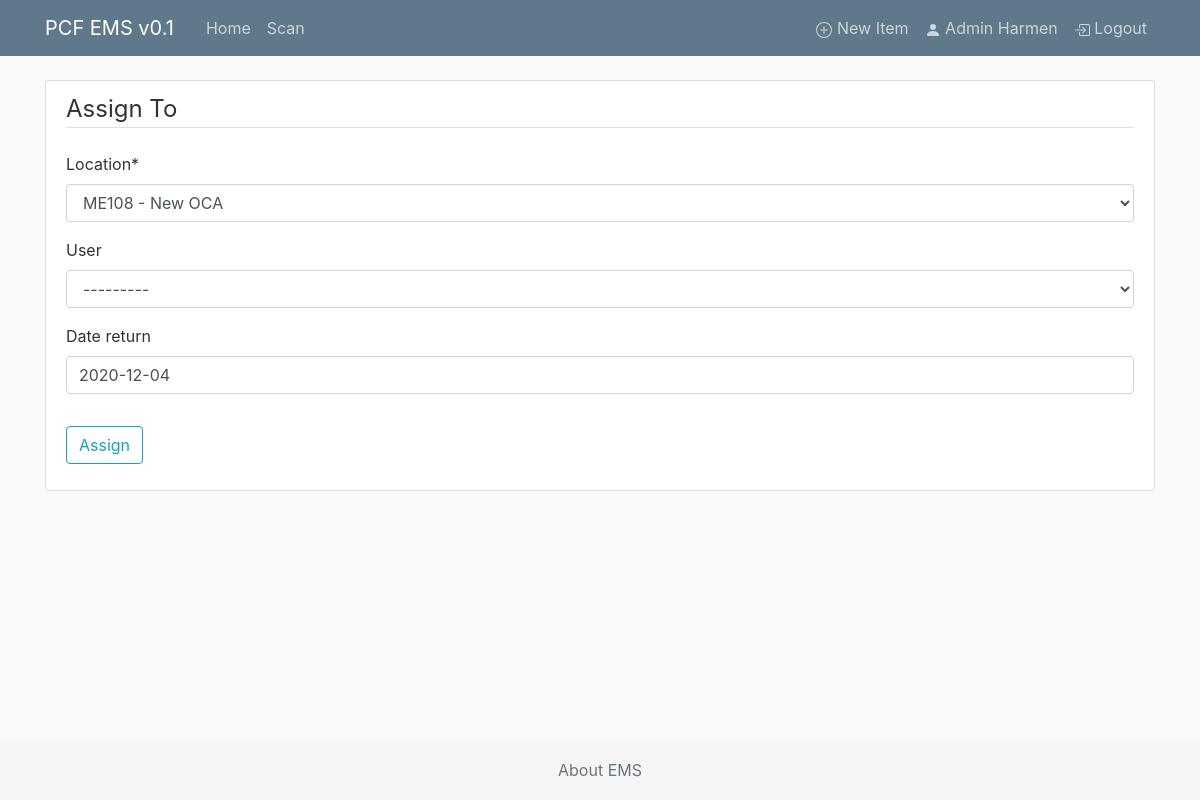
/item/1/assign/new (signed in), run on an earlier commit of the app's database.
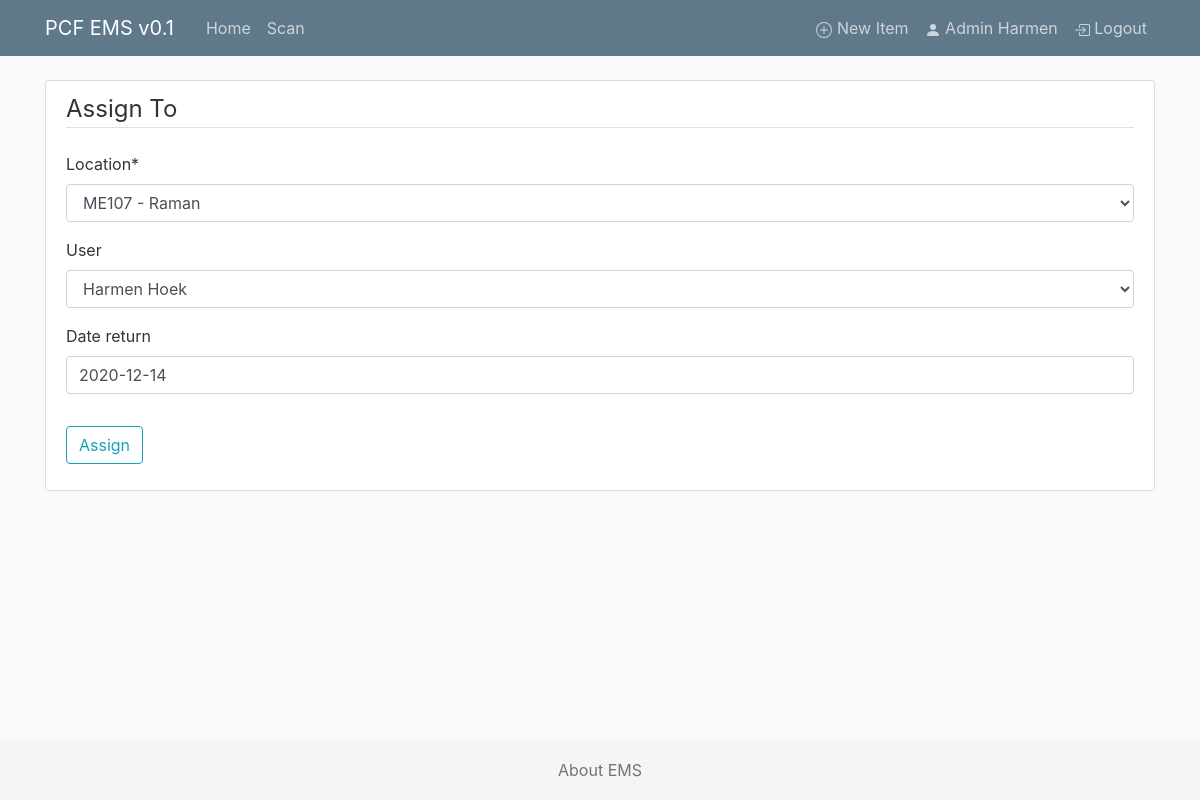
And on a later commit of the database.
### ems/models.py (models this page shows, shortened)
class Item(models.Model):  # inherit from models, all fields below
    qrid = models.SlugField(max_length=10, null=True, blank=True)
    brand = models.CharField(max_length=100)
    model = models.CharField(max_length=100)
    serial = models.CharField(max_length=100, null=True, blank=True)
    category = models.ForeignKey(Category, on_delete=models.SET_DEFAULT, default='uncategorized')  # TODO make selectbox
    description = models.TextField()  # longer than CharField, unrestricted text.
    purchased_by = models.ForeignKey(User, on_delete=models.SET_NULL, null=True, blank=True, related_name="purchaseduser", limit_choices_to={'is_superuser': False})  # TODO make selectbox of users
    purchased_on = models.DateField(default="", null=True, blank=True)  # TODO not now
    purchased_price = models.DecimalField(decimal_places=2, max_digits=10, null=True, blank=True)
    warranty = models.BooleanField(default=False)
    warranty_expiration = models.DateField(null=True, blank=True)
    next_service_date = models.DateField(null=True, blank=True)
    storage_location = models.ForeignKey(Cabinet, on_delete=models.SET_NULL, default="", null=True, blank=True)  # TODO make different model for storage locations
    added_by = models.ForeignKey(User, on_delete=models.SET_NULL, null=True,
                                 related_name="addeduser", limit_choices_to={'is_superuser': False})  # related_name is needed since the reverse releationship (user->item, which we don't need at at all) needs a unique name. TODO make selectbox of users
    updated_by = models.ForeignKey(User, on_delete=models.SET_NULL, null=True,
                                 related_name="updateduser", limit_choices_to={'is_superuser': False})
    added_on = models.DateTimeField(default=timezone.now)
    last_scanned = models.DateTimeField(default=timezone.now, null=True, blank=True)  # TODO link to model
    status = models.BooleanField(default=False) #True is in storage (item is free), False is in use (assigned to)
    location = models.ForeignKey(Setup, on_delete=models.SET_NULL, null=True) # TODO current location is now ALWAYS a setup, should also be possible to be storage
    user = models.ForeignKey(User, on_delete=models.SET_NULL, null=True, blank=True, related_name="itemuser", limit_choices_to={'is_superuser': False})
    date_inuse = models.DateField(null=True, blank=True) #TODO only show when editing item
    date_return = models.DateField(null=True, blank=True) #TODO only show when editing item
    flag = models.ForeignKey(Flag, on_delete=models.SET_NULL, null=True, blank=True) #TODO only show when editing item
    image = models.ImageField(default='default.png', upload_to='item_pics')
    image2 = models.ImageField(default='default.png', upload_to='item_pics')
    history = HistoricalRecords() # excluded_fields=['pub_date']

### ems/views.py (the view, shortened to what this page needs)
# urls.py: path('item/<int:pk>/assign/new', AssignCreateView.as_view(), name='item-assign'),
class AssignCreateView(LoginRequiredMixin, UpdateView):
    model = Item
    template_name = 'ems/assign_create.html'
    fields = ['location', 'user', 'date_return']

### ems/models.py (called while the page is built)
def get_first_name(self):
    return f'{self.first_name} {self.last_name}'

    def __str__(self):
        return f"{self.lab.number} - {self.name}"

### ems/templates/ems/assign_create.html (shortened to what this page needs)
{% extends "ems/base.html" %}
{% load crispy_forms_tags %}
{% block content %}
   <div class="content-section">
      <form method="POST" enctype="multipart/form-data">
           <fieldset class="form-group">
               <legend class="border-bottom mb-4">Assign To</legend>
               {{ form|crispy }}
           </fieldset>
           <div class="form-group">
               <button class="btn btn-outline-info" type="submit">Assign</button>
           </div>
       </form>
   </div>
{% endblock content %}

What changed in the data, as far as the page shows it:
changed Item: location "ME108 - New OCA" → "ME107 - Raman"; user "---------" → "Harmen Hoek"; date_return "2020-12-04" → "2020-12-14"
